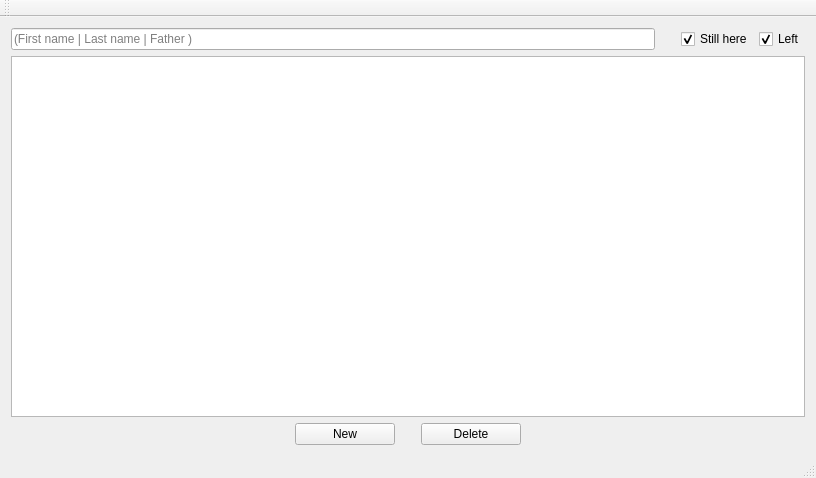
<?xml version="1.0" encoding="UTF-8"?>
<ui version="4.0">
 <class>MainWindow</class>
 <widget class="QMainWindow" name="MainWindow">
  <property name="geometry">
   <rect>
    <x>0</x>
    <y>0</y>
    <width>816</width>
    <height>478</height>
   </rect>
  </property>
  <property name="windowTitle">
   <string>MainWindow</string>
  </property>
  <widget class="QWidget" name="centralWidget">
   <layout class="QGridLayout" name="gridLayout">
    <item row="2" column="0">
     <layout class="QHBoxLayout" name="horizontalLayout">
      <item>
       <spacer name="horizontalSpacer_2">
        <property name="orientation">
         <enum>Qt::Horizontal</enum>
        </property>
        <property name="sizeHint" stdset="0">
         <size>
          <width>40</width>
          <height>20</height>
         </size>
        </property>
       </spacer>
      </item>
      <item>
       <widget class="QPushButton" name="btn_NewPatient">
        <property name="sizePolicy">
         <sizepolicy hsizetype="Fixed" vsizetype="Fixed">
          <horstretch>0</horstretch>
          <verstretch>0</verstretch>
         </sizepolicy>
        </property>
        <property name="minimumSize">
         <size>
          <width>100</width>
          <height>0</height>
         </size>
        </property>
        <property name="text">
         <string>New</string>
        </property>
       </widget>
      </item>
      <item>
       <spacer name="horizontalSpacer">
        <property name="orientation">
         <enum>Qt::Horizontal</enum>
        </property>
        <property name="sizeType">
         <enum>QSizePolicy::Fixed</enum>
        </property>
        <property name="sizeHint" stdset="0">
         <size>
          <width>20</width>
          <height>20</height>
         </size>
        </property>
       </spacer>
      </item>
      <item>
       <widget class="QPushButton" name="btn_DeletePatient">
        <property name="sizePolicy">
         <sizepolicy hsizetype="Fixed" vsizetype="Fixed">
          <horstretch>0</horstretch>
          <verstretch>0</verstretch>
         </sizepolicy>
        </property>
        <property name="minimumSize">
         <size>
          <width>100</width>
          <height>0</height>
         </size>
        </property>
        <property name="text">
         <string>Delete</string>
        </property>
       </widget>
      </item>
      <item>
       <spacer name="horizontalSpacer_3">
        <property name="orientation">
         <enum>Qt::Horizontal</enum>
        </property>
        <property name="sizeHint" stdset="0">
         <size>
          <width>40</width>
          <height>20</height>
         </size>
        </property>
       </spacer>
      </item>
     </layout>
    </item>
    <item row="0" column="0">
     <layout class="QHBoxLayout" name="horizontalLayout_2">
      <item>
       <widget class="QLineEdit" name="lineEdit_Search">
        <property name="sizePolicy">
         <sizepolicy hsizetype="MinimumExpanding" vsizetype="Fixed">
          <horstretch>0</horstretch>
          <verstretch>0</verstretch>
         </sizepolicy>
        </property>
        <property name="minimumSize">
         <size>
          <width>80</width>
          <height>0</height>
         </size>
        </property>
        <property name="text">
         <string/>
        </property>
        <property name="placeholderText">
         <string extracomment="first or last name">(First name | Last name | Father )</string>
        </property>
       </widget>
      </item>
      <item>
       <spacer name="horizontalSpacer_4">
        <property name="orientation">
         <enum>Qt::Horizontal</enum>
        </property>
        <property name="sizeType">
         <enum>QSizePolicy::Preferred</enum>
        </property>
        <property name="sizeHint" stdset="0">
         <size>
          <width>20</width>
          <height>20</height>
         </size>
        </property>
       </spacer>
      </item>
      <item>
       <widget class="QCheckBox" name="checkBox_StillHere">
        <property name="text">
         <string>Still here</string>
        </property>
        <property name="checked">
         <bool>true</bool>
        </property>
       </widget>
      </item>
      <item>
       <widget class="QCheckBox" name="checkBox_Left">
        <property name="text">
         <string>Left</string>
        </property>
        <property name="checked">
         <bool>true</bool>
        </property>
       </widget>
      </item>
     </layout>
    </item>
    <item row="1" column="0">
     <widget class="QTableView" name="tvPatients"/>
    </item>
   </layout>
  </widget>
  <widget class="QMenuBar" name="menuBar">
   <property name="geometry">
    <rect>
     <x>0</x>
     <y>0</y>
     <width>816</width>
     <height>26</height>
    </rect>
   </property>
  </widget>
  <widget class="QToolBar" name="mainToolBar">
   <attribute name="toolBarArea">
    <enum>TopToolBarArea</enum>
   </attribute>
   <attribute name="toolBarBreak">
    <bool>false</bool>
   </attribute>
  </widget>
  <widget class="QStatusBar" name="statusBar"/>
 </widget>
 <layoutdefault spacing="6" margin="11"/>
 <resources/>
 <connections/>
</ui>
